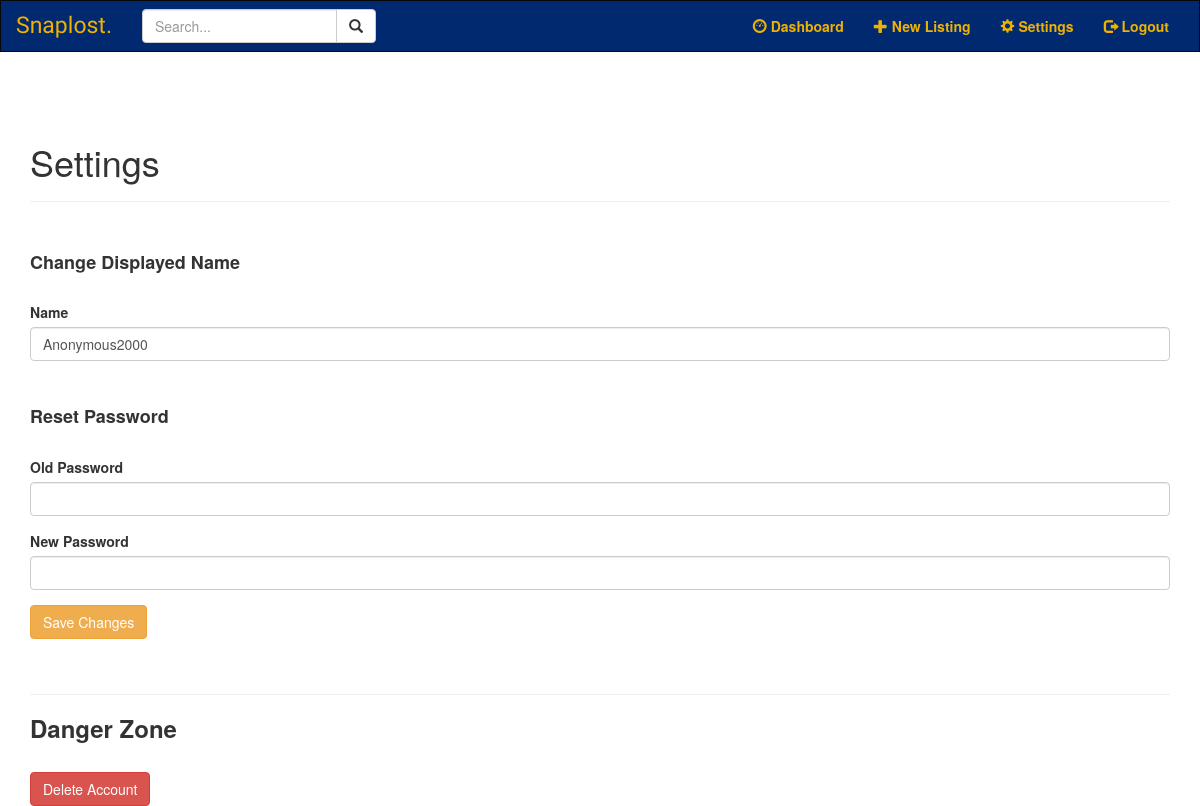
Before: /settings (signed in) with the older database file.
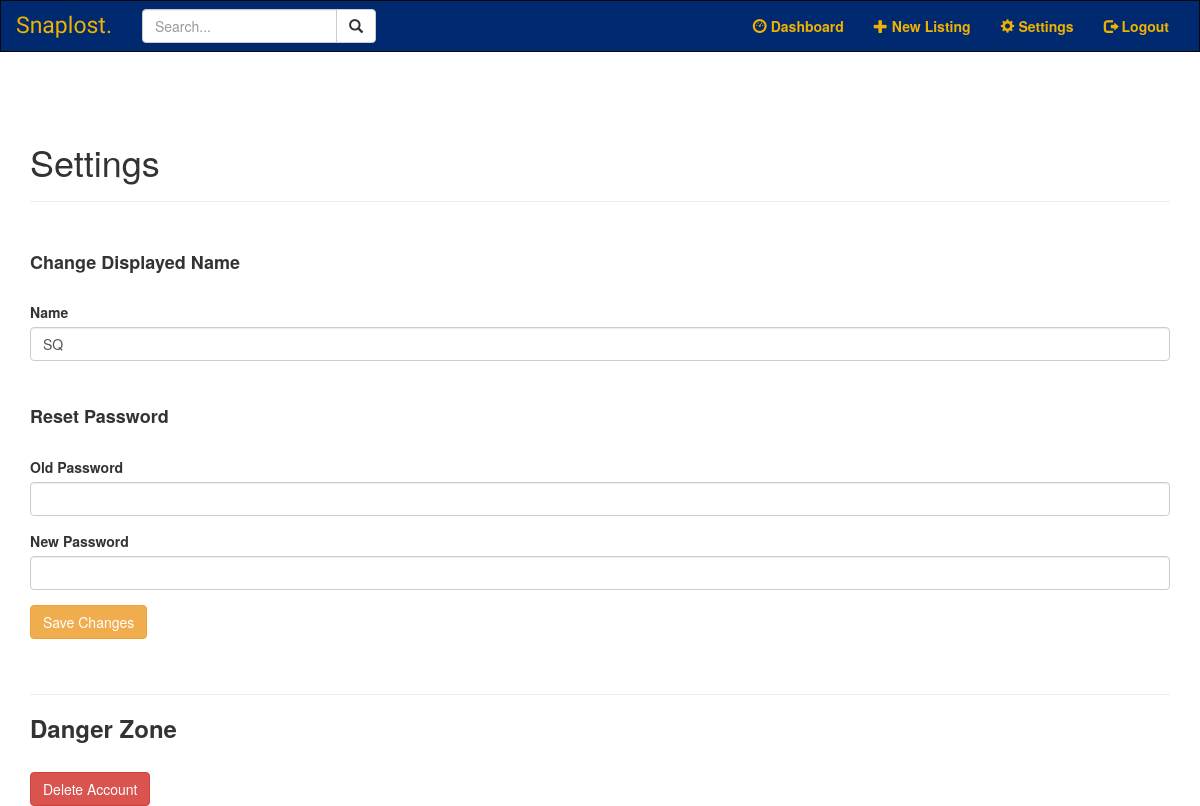
After: the same page with the newer database file.
### models.py (models this page shows, shortened)
class User(UserMixin, db.Model):
	__tablename__ = "user"
	__table_args__ = {'extend_existing': True}
	id = db.Column(db.Integer, primary_key=True)
	email = db.Column(db.String(100), unique=True)
	password = db.Column(db.String(100))
	name = db.Column(db.String(1000), unique=True)
	listing = db.relationship('Item', backref='lister', cascade='all, delete-orphan', lazy='dynamic')

### auth.py (the view)
@auth.route('/settings', methods =['GET', 'POST'])
@login_required
def settings():
	if request.method == 'POST':
		newname = request.form.get('name')
		oldpw = request.form.get('oldpw')
		newpw = request.form.get('newpw')
		updated = User.query.get(current_user.id)
		if (newname != updated.name):
			updated.name = newname
		if oldpw:
			if newpw:
				if check_password_hash(updated.password, oldpw):
					updated.password = generate_password_hash(newpw)
				else:
					flash('Invalid password!', 'danger')
					return render_template('settings.html', name=current_user.name)
			else:
				flash('Fill in your new password!', 'danger')
				return render_template('settings.html', name=current_user.name)
		if newpw:
			if not oldpw:
				flash('Fill in your old password!', 'danger')
				return render_template('settings.html', name=current_user.name)
		db.session.commit()
		flash('Changes have been saved successfully!', 'success')
		return redirect(url_for('main.home'))
	else:
		return render_template('settings.html', name=current_user.name)

### forms.py
class SearchForm(FlaskForm):
    q = StringField('Search...', validators=[DataRequired()])
    def __init__(self, *args, **kwargs):
        if 'formdata' not in kwargs:
            kwargs['formdata'] = request.args
        if 'csrf_enabled' not in kwargs:
            kwargs['csrf_enabled'] = False
        super(SearchForm, self).__init__(*args, **kwargs)

### __init__.py (called while the page is built)
def create_app():
    app = Flask(__name__)
    app.config.from_object(Config)
    mail = Mail(app)
    db.init_app(app)
    migrate = Migrate(app, db, render_as_batch=True)
    app.elasticsearch = Elasticsearch("http://localhost:9200")
    login_manager = LoginManager()
    login_manager.login_view = 'auth.login'
    login_manager.login_message_category = 'danger'
    login_manager.init_app(app)
    from .models import User, Item
    @login_manager.user_loader # A user loader tells Flask-Login how to find a specifc user from the ID
    def load_user(user_id):
        return User.query.get(int(user_id))
    from .auth import auth as auth_blueprint
    app.register_blueprint(auth_blueprint)
    from .main import main as main_blueprint
    app.register_blueprint(main_blueprint)
    from .item import item as item_blueprint
    app.register_blueprint(item_blueprint)
    return app

### main.py (called while the page is built)
@main.before_app_request
def before_request():
	g.search_form = SearchForm()
	Item.reindex()

### models.py (called while the page is built)
	@classmethod
	def reindex(cls):
		for obj in cls.query:
			add_to_index(cls.__tablename__, obj)

### search.py (called while the page is built)
def add_to_index(index, model):
	if not current_app.elasticsearch:
		return
	payload = {}
	for field in model.__searchable__:
		payload[field] = getattr(model, field) #equivalent to model.field
	current_app.elasticsearch.index(index=index, id=model.id, body=payload)

### templates/settings.html (shortened to what this page needs)
{% extends 'base.html' %}
{% block content %}
<div class='page-header'>
    <h1> Settings </h1>
</div>
<br>
<form method='post'>
    <h4> <b> Change Displayed Name </b> </h4>
    <br>
    <div class="form-group">
        <label for="name"> Name </label>
        <input type="text" name="name" class="form-control"
               value="{{ name }}"> </input>
    </div>
    <br>
    <h4> <b> Reset Password </b> </h4>
    <br>
    <div class='form-group'>
        <label for="oldpw"> Old Password </label>
        <input type="password" name="oldpw" class='form-control'></input>
    </div>
    <div class = 'form-group'>
        <label for="newpw"> New Password </label>
        <input type="password" name="newpw" class='form-control'></input>
    </div>
    <div class="form-group">
        <button type="submit" class="btn btn-warning">Save Changes</button>
    </div>
</form>
<br>
<hr>
<h3><b> Danger Zone </b></h3>
<br>
<form action="{{ url_for('auth.deleteAcc') }}" method="POST">
    <input type='submit' value='Delete Account'
                         class="btn btn-danger"
                         onclick="return confirm('Are you sure you want to delete this account?')">
</form>
{% endblock %}

### templates/base.html (shortened to what this page needs)
<!DOCTYPE html>
<html lang="en">
    <head>
        <link rel="stylesheet" href="https://maxcdn.bootstrapcdn.com/bootstrap/3.4.1/css/bootstrap.min.css">
        <link href="{{ url_for('static', filename='style.css' )}}" rel="stylesheet">
    </head>
    <body>
        <nav class="navbar navbar-inverse">
            <div class="container-fluid">
                <div class="navbar-header">
                    <a class="navbar-brand" href="{{ url_for('main.home') }}">Snaplost.</a>
                </div>
                <div class="collapse navbar-collapse" id="myNavbar">
                        <form class="navbar-form navbar-left" role="search" method="get"
                                action = "{{ url_for('main.search') }}">
                            <div class="form-group input-group">
                                {{ g.search_form.q(class="form-control",
                                    placeholder=g.search_form.q.label.text) }}
                                <span class="input-group-btn">
                                    <button class="btn btn-default" type="submit">
                                        <span class="glyphicon glyphicon-search"></span>
                                    </button>
                                </span>
                            </div>
                        </form>
                    <ul class="nav navbar-nav navbar-right">
                        <li>
                            {% if current_user.is_authenticated %}
                            <a href="{{ url_for('main.dashboard') }}">
                                <span class="glyphicon glyphicon-dashboard"></span>
                                <b>Dashboard</b>
                            </a>
                            {% endif %}
                        </li>
                        <li>
                            {% if current_user.is_authenticated %}
                            <a href="{{ url_for('item.create')}}">
                                <span class="glyphicon glyphicon-plus"></span>
                                <b> New Listing </b>
                            </a>
                            {% endif %}
                        </li>
                        <li>
                            {% if current_user.is_authenticated %}
                            <a href="{{ url_for('auth.settings')}}">
                                <span class="glyphicon glyphicon-cog"></span>
                                <b> Settings </b>
                            </a>
                            {% endif %}
                        </li>
                        <li>
                            {% if current_user.is_authenticated %}
                            <a href="{{ url_for('auth.logout')}}">
                                <span class="glyphicon glyphicon-log-out"></span>
                                <b> Logout </b>
                            </a>
                            {% endif %}
                        </li>
                    </ul>
                </div>
            </div>
        </nav>
        <div class="container">
            {% block content %} {% endblock %}
        </div>
    </body>
</html>

### static/style.css (style rules this page uses)
.navbar { margin-bottom: 50px; border-radius: 0; }
.navbar-inverse { background-color: #002970; }
.navbar-inverse .navbar-brand, .navbar-inverse .navbar-nav>li>a { color: #efb200 !important; }
.navbar-inverse .navbar-brand { font-family: 'Hind Siliguri', sans-serif; font-size: 23px; }

Changed rows visible on the page:
changed User: name "Anonymous2000" → "SQ"
